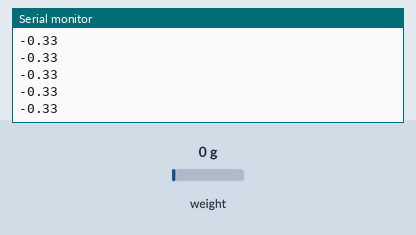
Simulated run of this sketch. Board: Arduino Uno, built with avr-gcc and run on an emulated ATmega328P. On the bench: the last lines printed to the serial monitor. The inputs (shaded band) are chosen by the test bench; at power-on: weight on the scale 0 g.

Above: at 3.2 s.
3.3 s: weight on the scale set to 100 g
At 3.42 s:
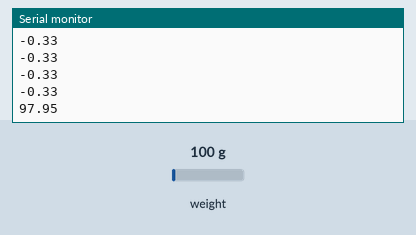
4.8 s: weight on the scale set to 1250 g
At 4.87 s:
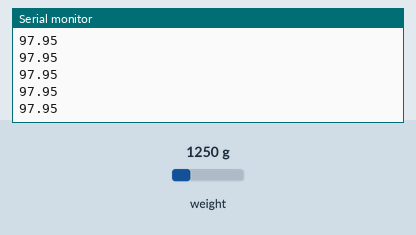
Timing chart, 0 to 7.8 s (numbered marks = the images above; inputs shaded):
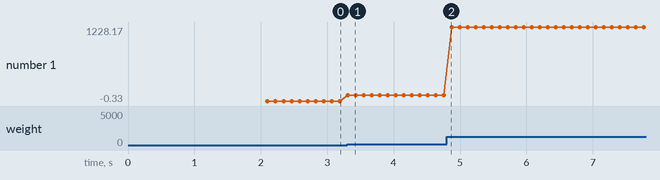

The sketch:

jauge.ino
```cpp
#include "HX711.h"
 HX711 capteur;
 int DAT = 3;
 int CLK = 2;
 long valeur;
 float valeur2;
 void setup() {
//  pinMode(8,OUTPUT);
 //  digitalWrite(8,HIGH); // si on veut créer une alimentation 5V sur la broche 8 de la carte Arduino, pour la broche VDD de l'amplificateur
   capteur.begin(DAT, CLK);
   Serial.begin(9600);
   capteur.tare();
   delay(1000);
 }
 void loop() {
   valeur = capteur.get_value();
   valeur2 = 0.00234*valeur -0.328 ;
//   Serial.print("Valeur mesurée (avec tare) : ");
//   Serial.print(valeur);
//   Serial.println ("\t");
   Serial.println(valeur2);
   delay(20);
 }
```

Measured:
- after the input at 3.3 s, the serial monitor: prints a new line at once (image 1)
- plotted number 1: -0.33 → 97.95 after the input at 3.3 s, 97.95 → 1228.17 after the input at 4.8 s
